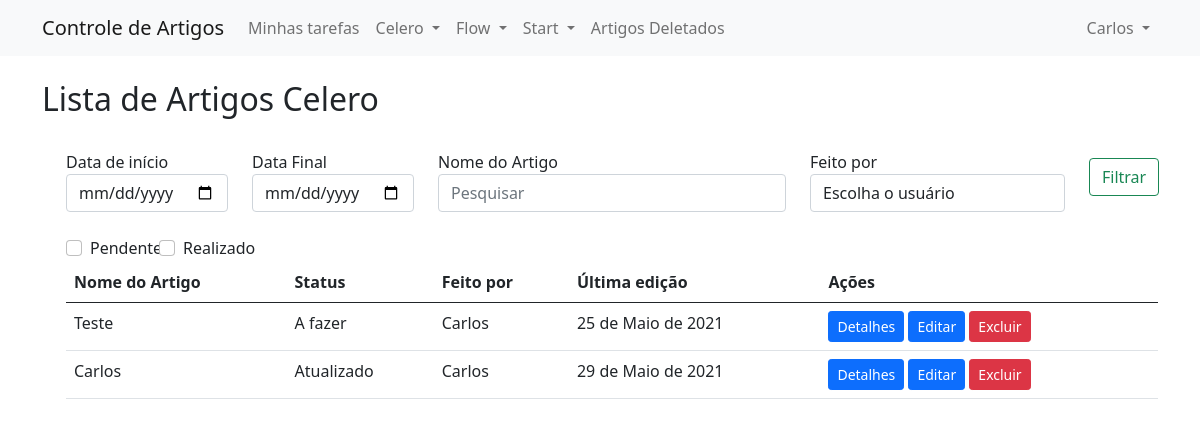
The page /artigos/celero/ (signed in) on the database its author committed.
### articles/models.py (models this page shows, shortened)
class Article(models.Model):
    STATUS_CHOICES = (
        ('AF', 'A fazer'),
        ('FF', 'Feito'),
        ('AR', 'Atualizar'),
        ('AO', 'Atualizado')
    )
    PRODUCT_CHOICES = (
        ('CE', 'Celero'),
        ('ST', 'Start'),
        ('FW', 'Flow')
    )
    article_id = models.UUIDField(primary_key=True, editable=False, default=uuid.uuid4)
    name = models.CharField(max_length=150)
    url = models.URLField(max_length=200, null=True, blank=True)
    status = models.CharField(max_length=2, choices=STATUS_CHOICES)
    last_updated = models.DateField(auto_now=True)
    owner = models.ForeignKey(User, null=True, blank=True, on_delete=models.SET_NULL)
    category = models.CharField(max_length=150, null=True, blank=True)
    product = models.CharField(max_length=2, choices=PRODUCT_CHOICES)
    is_deleted = models.BooleanField(default=False)

### articles/views.py (the view)
# urls.py: path('celero/', views.celero_list_articles, name='celero_list_articles'),
@login_required(login_url='accounts/login')
def celero_list_articles(request):
    template_name = 'articles/list_articles.html'
    articles = Article.objects.filter(is_deleted=False, product='CE').order_by('last_updated')
    users = User.objects.all()
    if request.GET.get('date_start_with') and request.GET.get('date_end_with'):
            start_with = request.GET.get('date_start_with')
            end_with = request.GET.get('date_end_with')
            articles = articles.filter(last_updated__range=(start_with, end_with))
    if request.GET.get('usuario'):
        user_id = request.GET.get('usuario')
        user = get_object_or_404(User, id=user_id)
        articles = articles.filter(owner=user)
    if request.GET.get('query'):
        query = request.GET.get('query')
        articles = articles.filter(name__icontains=query)
    if request.GET.get('pendente'):
        articles = articles.filter(Q(status='AF') | Q(status='AR'))
    if request.GET.get('realizado'):
        articles = articles.filter(Q(status='FF') | Q(status='AO'))
    context = {
        'articles': articles,
        'product': 'Celero',
        'users': users
    }
    return render(request, template_name, context)

### templates/articles/list_articles.html (shortened to what this page needs)
{% extends 'base.html' %}
{% block body %}
    <div class="container">
        <div class="row">
            <div class="col-md-12">
              {% if product == 'Flow' %}
              <br>
              <h2>Lista de Artigos Flow</h2>
              <br>
              <div class="form-check">
                <form class="form-inline my-2 my-md-0" action="{% url 'articles:flow_list_articles' %}">
                  <div class="row">
                    <div class="col-2">
                      <label>Data de início</label>
                      <input class="form-control" type="date" name="date_start_with">
                    </div>
                    <div class="col-2">
                      <label>Data Final</label>
                      <input class="form-control" type="date"  name="date_end_with">
                    </div>
                    <div class="col-4">
                      <label>Nome do Artigo</label>
                      <input class="form-control" name="query" type="text" placeholder="Pesquisar" aria-label="Search">
                    </div>
                    <div class="form-group col-md-3">
                      <label for="inputState">Feito por</label>
                      <select id="inputState" class="form-control" name="usuario">
                        <option selected value="">Escolha o usuário</option>
                        {% for user in users %}
                        <option value="{{user.id}}">{{user.first_name |default:user.username}}</option>
                        {% endfor %}
                      </select>
                    </div>
                    <div class="form-group col-md-1">
                      <button class="btn btn-outline-success my-2 my-sn-0" type="submit">Filtrar</button>
                    </div>
                  </div>
                  <br>
                  <div class="row">
                    <div class="col-1">
                      <div class="form-check form-check-inline">
                        <input class="form-check-input" type="checkbox" name="pendente">
                        <label class="form-check-label" for="inlineCheckbox1">Pendente</label>
                      </div>
                    </div>
                    <div class="col-1">
                      <div class="form-check form-check-inline">
                        <input class="form-check-input" type="checkbox" name="realizado">
                        <label class="form-check-label" for="inlineCheckbox1">Realizado</label>
                      </div>
                    </div>
                  </div>
              </form>
              {% elif product == 'Celero' %}
              <br>
              <h2>Lista de Artigos Celero</h2>
              <br>
              <div class="form-check">
                <form class="form-inline my-2 my-md-0" action="{% url 'articles:celero_list_articles' %}">
                  <div class="row">
                    <div class="col-2">
                      <label>Data de início</label>
                      <input class="form-control" type="date" name="date_start_with">
                    </div>
                    <div class="col-2">
                      <label>Data Final</label>
                      <input class="form-control" type="date"  name="date_end_with">
                    </div>
                    <div class="col-4">
                      <label>Nome do Artigo</label>
                      <input class="form-control" name="query" type="text" placeholder="Pesquisar" aria-label="Search">
                    </div>
                    <div class="form-group col-md-3">
                      <label for="inputState">Feito por</label>
                      <select id="inputState" class="form-control" name="usuario">
                        <option selected value="">Escolha o usuário</option>
                      </select>
                    </div>
                    <div class="form-group col-md-1">
                      <button class="btn btn-outline-success my-2 my-sn-0" type="submit">Filtrar</button>
                    </div>
                  </div>
                  <br>
                  <div class="row">
                    <div class="col-1">
                      <div class="form-check form-check-inline">
                        <input class="form-check-input" type="checkbox" name="pendente">
                        <label class="form-check-label" for="inlineCheckbox1">Pendente</label>
                      </div>
                    </div>
                    <div class="col-1">
                      <div class="form-check form-check-inline">
                        <input class="form-check-input" type="checkbox" name="realizado">
                        <label class="form-check-label" for="inlineCheckbox1">Realizado</label>
                      </div>
                    </div>
                  </div>
              </form>
              {% endif %}
                <table class="table">
                    <thead>
                      <tr>
                        <th scope="col">Nome do Artigo</th>
                        <th scope="col">Status</th>
                        <th scope="col">Feito por</th>
                        <th scope="col">Última edição</th>
                        <th scope="col">Ações</th>
                      </tr>
                    </thead>
                    <tbody>
                          {% for article in articles  %}
                          <tr>
                            <td>{{article.name}}</td>
                            <td>{{article.get_status_display}}</td>
                            <td>{{article.owner.first_name}}</td>
                            <td>{{article.last_updated}}</td>
                            <td>
                              <a href="#" class="btn btn-primary btn-sm">Detalhes</a>
                              <a href="{% url 'artigos:edit_article' article.article_id  %}" class="btn btn-primary btn-sm">Editar</a>
                              <a href="{% url 'artigos:delete_article' article.article_id  %}" class="btn btn-danger btn-sm confirm-delete" data-toggle="modal", data-target="#confirmDeleteModal" id="deleteButton-{{ article.article_id }}" >Excluir</a>
                            </td>
                          </tr>
                          {% endfor %}
                    </tbody>
                  </table>
            </div>
        </div>
    </div>
{% endblock body %}

### templates/base.html (shortened to what this page needs)
{% load static %}
<!DOCTYPE html>
<html lang="pt-br">
    <head>
        <link rel="stylesheet" href="{% static 'css/bootstrap.min.css' %}">
        <link rel="stylesheet" href="//code.jquery.com/ui/1.12.1/themes/base/jquery-ui.css">
        <link href="https://cdn.jsdelivr.net/npm/select2@4.1.0-rc.0/dist/css/select2.min.css" rel="stylesheet" />
    </head>
    <body>
      <nav class="navbar navbar-expand-lg navbar-light bg-light">
        <div class="container">
          <a class="navbar-brand" href="#">Controle de Artigos</a>
          {% if user.is_authenticated %}
          <div class="collapse navbar-collapse" id="navbarSupportedContent">
            <ul class="navbar-nav mr-auto">
              <li class="nav-item active">
                <a class="nav-link" href="{% url 'artigos:home' %}">Minhas tarefas </a>
              </li>
              <li class="nav-item dropdown">
                <a class="nav-link dropdown-toggle" href="#" id="navbarDropdown" role="button" data-toggle="dropdown" aria-haspopup="true" aria-expanded="false">
                  Celero
                </a>
              </li>
              <li class="nav-item dropdown">
                <a class="nav-link dropdown-toggle" href="#" id="navbarDropdown" role="button" data-toggle="dropdown" aria-haspopup="true" aria-expanded="false">
                  Flow
                </a>
              </li>
              <li class="nav-item dropdown">
                <a class="nav-link dropdown-toggle" href="#" id="navbarDropdown" role="button" data-toggle="dropdown" aria-haspopup="true" aria-expanded="false">
                  Start
                </a>
              </li>
              <li class="nav-item active">
                <a class="nav-link" href="{% url 'artigos:list_deleted_articles' %}">Artigos Deletados </a>
              </li>
            </ul>
          </div>
          {% endif %}
            <ul class="navbar-nav">
              {% if user.is_authenticated %}
              <li class="nav-item dropdown">
                <a class="nav-link dropdown-toggle" href="#" id="navbarDropdown" role="button" data-toggle="dropdown" aria-haspopup="true" aria-expanded="false">
                  {{user.first_name}}
                </a>
              </li>
              {% endif %}
          </ul>
        </div>
        </nav>
        {% block body %}
        {% endblock body %}
    </body>
</html>

### rows shown on the page
Article: name "Teste", status "A fazer", owner.first_name "Carlos", last_updated "25 de Maio de 2021"
Article: name "Carlos", status "Atualizado", owner.first_name "Carlos", last_updated "29 de Maio de 2021"

### other values the page prints
{{ user.first_name }} "Carlos"
